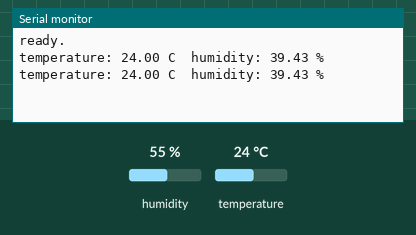
This sketch was run on a simulated Arduino Uno, built with avr-gcc and run on an emulated ATmega328P. Shown: the last lines printed to the serial monitor. Wiring (inferred from the names in the program): SHT3x sensor at I2C address 0x44. The inputs (shaded band) are chosen by the test bench; at power-on: temperature 24 °C, humidity 55 %.

Above: at 1.2 s.
1.3 s: temperature set to 12 °C
At 2.6 s:
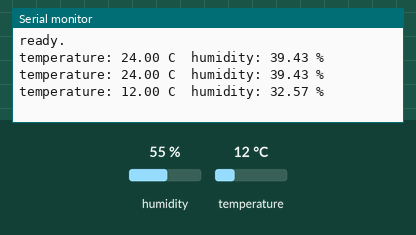
2.8 s: temperature set to 19 °C
At 3.5 s:
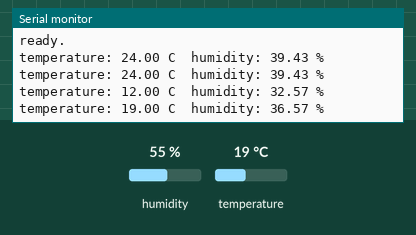
Timing chart, 0 to 5.8 s (numbered marks = the images above; inputs shaded):
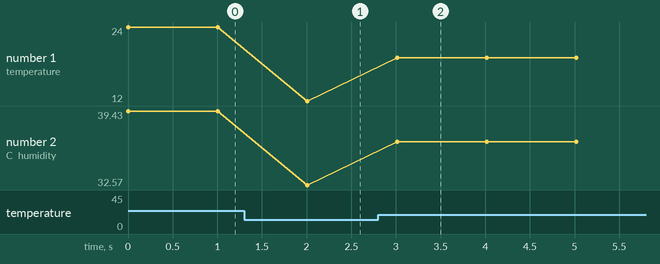

The sketch:

SHT35_test.ino
```cpp
// (licence header left out)
#include "rath_SHT35.h"

rath::SHT35 sensor = rath::SHT35(rath::I2C0, 0x44);  // I2C address for SHT35 is 0x44 or 0x45

void setup() {
  Serial.begin(115200);

  sensor.init();
  sensor.disableHeater();

  Serial.println("ready.");
}

void loop() {
  float temperature = sensor.getTemperature();
  float humidity = sensor.getHumidity();

  Serial.print("temperature: ");
  Serial.print(temperature);
  Serial.print(" C\t");
  Serial.print("humidity: ");
  Serial.print(humidity * 100);  // convert to percentage
  Serial.print(" %");
  Serial.println();

  delay(1000);
}
```

Measured:
- after the input at 1.3 s, the serial monitor: prints a new line after 0.71 s (image 1)
- after the input at 2.8 s, the serial monitor: prints a new line after 0.21 s (image 2)
- plotted number 1: 24 → 12 after the input at 1.3 s, 12 → 19 after the input at 2.8 s
- plotted number 2: 39.43 → 32.57 after the input at 1.3 s, 32.57 → 36.57 after the input at 2.8 s
